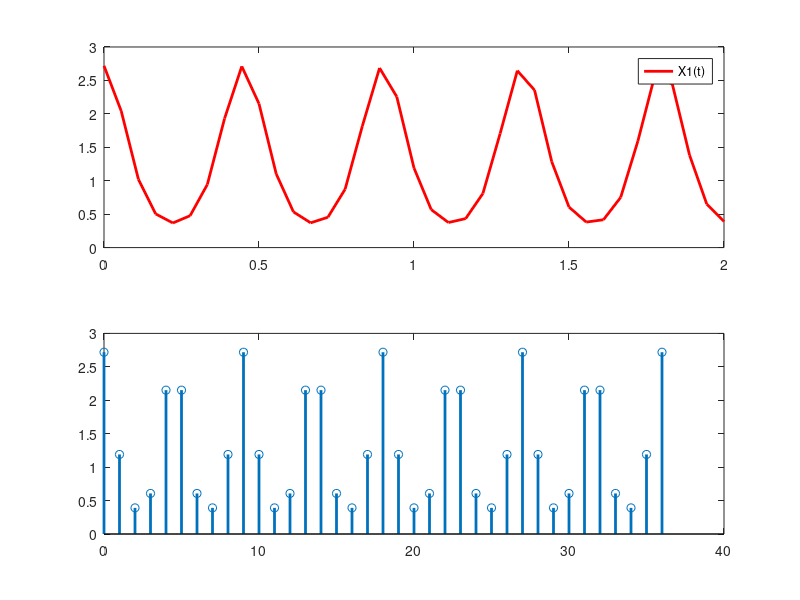

Source code (MATLAB):
%{
Integrantes
=========================
Gladys Arias (Autora del código del ejercicio_4)
Alexis Gavriel
Cristian Rivera 
Andres Vargas
Fecha: Marzo 15, 2019.

Descripción del algoritmo
=========================
algoritmo: La funcion toma una Señal X1[n] y X2[n] las plotean
%}
function d=ejercicio_2()
  t=[0:1/18:2];
  n=[0:1:36];
  x1=exp(cos(40*pi*t/9)); #Funcion en el tiempo T
  x2=exp(cos(40*pi*n/9)); # Funcion discreta con n muestras
 
#impresion de las graficas
  xlabel ("t");
  ylabel ("X1(t)"); 
  title ("Plot for continus time")
  subplot (2, 1, 1)
  plot (t,x1, "-;X1(t);r", "linewidth",2);
  subplot (2, 1, 2)
  stem (n,x2,"-;X2(n);","linewidth",2);
  end
